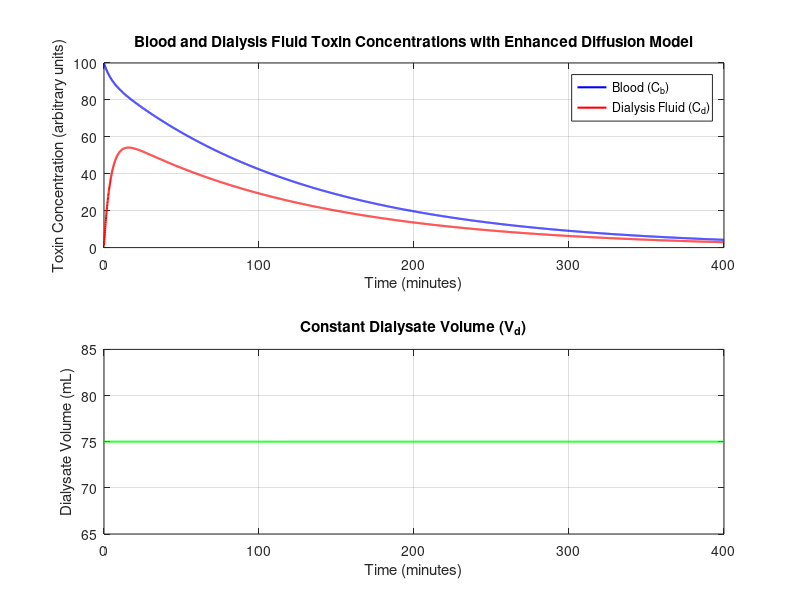

Recreate this plot in MATLAB.
% Parameters for Continuous Peritoneal Dialysis System (Enhanced Diffusion Model)
blood_vol = 80;       % mL/kg (Blood volume per kg of body weight)
dialysate_vol = 15;    % mL/kg (Dialysate volume per kg of body weight)
infant_weight = 5;    % kg (Infant weight)

V_b_max = blood_vol * infant_weight;   % Blood volume in mL
V_d_max = dialysate_vol * infant_weight; % Maximum dialysate volume in mL (constant)
P = 0.01;                               % Permeability coefficient (mL/min/cm²)
A = 1000;                               % Surface area (cm²)
C_b0 = 100;                             % Initial blood toxin concentration (arbitrary units)
drain_rate = 5;                         % Drain rate (mL/min)

% Time settings
dt = 0.1;                               % Time step (minutes)
total_time = 400;                       % Total simulation time (minutes)
time = 0:dt:total_time;                 % Total time vector

% Initial concentrations
C_b_current = C_b0;                     % Initial blood toxin concentration
C_d_current = 0;                        % Initial dialysis fluid toxin concentration
V_d_current = V_d_max;                  % Initial dialysate volume

% Initialize arrays to store concentrations and volumes
C_b = [];                               % Blood concentration over time
C_d = [];                               % Dialysis fluid concentration over time
V_d = [];                               % Dialysate volume over time

% Simulation loop (continuous fill and drain)
for t = time
    % Calculate the diffusion rate based on Fick's law
    diffusion_rate = (P * A) * (C_b_current - C_d_current);
    
    % Update concentrations due to diffusion
    dC_b = -diffusion_rate * dt / V_b_max;      % Change in blood concentration
    dC_d = diffusion_rate * dt / V_d_current;   % Change in dialysate concentration
    
    % Update concentrations
    C_b_current = C_b_current + dC_b;           % Update blood concentration
    C_d_current = (C_d_current + dC_d) * ((V_d_current - drain_rate * dt) / V_d_current); % Adjust for drainage
    
    % Store concentrations and volume at each time step
    C_b = [C_b, C_b_current];
    C_d = [C_d, C_d_current];
    V_d = [V_d, V_d_current];                   % Dialysate volume remains constant for this model
end

% Generate a time vector that matches the size of the concentration arrays
time_b = linspace(0, total_time, length(C_b)); % Time vector for blood concentration
time_d = linspace(0, total_time, length(C_d)); % Time vector for dialysate concentration

% Plotting the results
figure;

% Blood and Dialysate concentration plot (on the same plot)
subplot(2,1,1);
plot(time_b, C_b, 'b', 'LineWidth', 1.5); hold on;
plot(time_d, C_d, 'r', 'LineWidth', 1.5);
xlabel('Time (minutes)');
ylabel('Toxin Concentration (arbitrary units)');
legend('Blood (C_b)', 'Dialysis Fluid (C_d)');
title('Blood and Dialysis Fluid Toxin Concentrations with Enhanced Diffusion Model');
grid on;

% Dialysate volume plot (constant volume)
subplot(2,1,2);
plot(time_d, V_d, 'g', 'LineWidth', 1.5);
xlabel('Time (minutes)');
ylabel('Dialysate Volume (mL)');
title('Constant Dialysate Volume (V_d)');
grid on;
